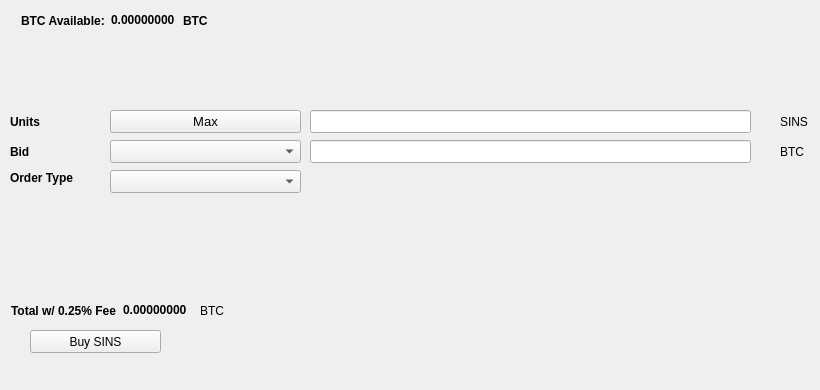
   <widget class="QWidget" name="BuyTab">
    <attribute name="title">
     <string>Buy</string>
    </attribute>
    <widget class="QPushButton" name="BuySINS">
     <property name="geometry">
      <rect>
       <x>30</x>
       <y>330</y>
       <width>131</width>
       <height>23</height>
      </rect>
     </property>
     <property name="text">
      <string>Buy SINS</string>
     </property>
     <property name="icon">
      <iconset resource="../Dashlite.qrc">
       <normaloff>:/icons/bitcoin</normaloff>:/icons/bitcoin</iconset>
     </property>
    </widget>
    <widget class="QLabel" name="label_3">
     <property name="geometry">
      <rect>
       <x>10</x>
       <y>110</y>
       <width>46</width>
       <height>23</height>
      </rect>
     </property>
     <property name="font">
      <font>
       <weight>75</weight>
       <bold>true</bold>
      </font>
     </property>
     <property name="text">
      <string>Units</string>
     </property>
    </widget>
    <widget class="QLineEdit" name="UnitsInput">
     <property name="geometry">
      <rect>
       <x>310</x>
       <y>110</y>
       <width>441</width>
       <height>23</height>
      </rect>
     </property>
     <property name="font">
      <font>
       <pointsize>9</pointsize>
       <weight>75</weight>
       <bold>true</bold>
      </font>
     </property>
    </widget>
    <widget class="QLineEdit" name="BuyBidPriceEdit">
     <property name="geometry">
      <rect>
       <x>310</x>
       <y>140</y>
       <width>441</width>
       <height>23</height>
      </rect>
     </property>
     <property name="font">
      <font>
       <pointsize>9</pointsize>
       <weight>75</weight>
       <bold>true</bold>
      </font>
     </property>
    </widget>
    <widget class="QLabel" name="label_4">
     <property name="geometry">
      <rect>
       <x>780</x>
       <y>110</y>
       <width>31</width>
       <height>23</height>
      </rect>
     </property>
     <property name="text">
      <string>SINS</string>
     </property>
    </widget>
    <widget class="QLabel" name="label_5">
     <property name="geometry">
      <rect>
       <x>780</x>
       <y>140</y>
       <width>31</width>
       <height>23</height>
      </rect>
     </property>
     <property name="text">
      <string>BTC</string>
     </property>
    </widget>
    <widget class="QLabel" name="label_6">
     <property name="geometry">
      <rect>
       <x>10</x>
       <y>140</y>
       <width>46</width>
       <height>23</height>
      </rect>
     </property>
     <property name="font">
      <font>
       <weight>75</weight>
       <bold>true</bold>
      </font>
     </property>
     <property name="text">
      <string>Bid</string>
     </property>
    </widget>
    <widget class="QLabel" name="label_7">
     <property name="geometry">
      <rect>
       <x>10</x>
       <y>170</y>
       <width>91</width>
       <height>16</height>
      </rect>
     </property>
     <property name="font">
      <font>
       <weight>75</weight>
       <bold>true</bold>
      </font>
     </property>
     <property name="text">
      <string>Order Type</string>
     </property>
    </widget>
    <widget class="QPushButton" name="Buy_Max_Amount">
     <property name="geometry">
      <rect>
       <x>110</x>
       <y>110</y>
       <width>191</width>
       <height>23</height>
      </rect>
     </property>
     <property name="font">
      <font>
       <pointsize>10</pointsize>
      </font>
     </property>
     <property name="text">
      <string>Max</string>
     </property>
    </widget>
    <widget class="QComboBox" name="BuyBidcomboBox">
     <property name="geometry">
      <rect>
       <x>110</x>
       <y>140</y>
       <width>191</width>
       <height>23</height>
      </rect>
     </property>
     <property name="font">
      <font>
       <pointsize>10</pointsize>
      </font>
     </property>
    </widget>
    <widget class="QComboBox" name="buyOrdertypeCombo">
     <property name="geometry">
      <rect>
       <x>110</x>
       <y>170</y>
       <width>191</width>
       <height>23</height>
      </rect>
     </property>
     <property name="font">
      <font>
       <pointsize>10</pointsize>
      </font>
     </property>
    </widget>
    <widget class="QWidget" name="layoutWidget1">
     <property name="geometry">
      <rect>
       <x>21</x>
       <y>11</y>
       <width>227</width>
       <height>19</height>
      </rect>
     </property>
     <layout class="QHBoxLayout" name="horizontalLayout_3">
      <item>
       <widget class="QLabel" name="label232">
        <property name="font">
         <font>
          <weight>75</weight>
          <bold>true</bold>
         </font>
        </property>
        <property name="text">
         <string>BTC Available:</string>
        </property>
       </widget>
      </item>
      <item>
       <widget class="QLabel" name="BtcAvailableLbl">
        <property name="palette">
         <palette>
          <active>
           <colorrole role="WindowText">
            <brush brushstyle="SolidPattern">
             <color alpha="255">
              <red>0</red>
              <green>0</green>
              <blue>0</blue>
             </color>
            </brush>
           </colorrole>
           <colorrole role="Button">
            <brush brushstyle="SolidPattern">
             <color alpha="255">
              <red>0</red>
              <green>170</green>
              <blue>0</blue>
             </color>
            </brush>
           </colorrole>
           <colorrole role="Light">
            <brush brushstyle="SolidPattern">
             <color alpha="255">
              <red>0</red>
              <green>255</green>
              <blue>0</blue>
             </color>
            </brush>
           </colorrole>
           <colorrole role="Midlight">
            <brush brushstyle="SolidPattern">
             <color alpha="255">
              <red>0</red>
              <green>212</green>
              <blue>0</blue>
             </color>
            </brush>
           </colorrole>
           <colorrole role="Dark">
            <brush brushstyle="SolidPattern">
             <color alpha="255">
              <red>0</red>
              <green>85</green>
              <blue>0</blue>
             </color>
            </brush>
           </colorrole>
           <colorrole role="Mid">
            <brush brushstyle="SolidPattern">
             <color alpha="255">
              <red>0</red>
              <green>113</green>
              <blue>0</blue>
             </color>
            </brush>
           </colorrole>
           <colorrole role="Text">
            <brush brushstyle="SolidPattern">
             <color alpha="255">
              <red>0</red>
              <green>170</green>
              <blue>0</blue>
             </color>
            </brush>
           </colorrole>
           <colorrole role="BrightText">
            <brush brushstyle="SolidPattern">
             <color alpha="255">
              <red>255</red>
              <green>255</green>
              <blue>255</blue>
             </color>
            </brush>
           </colorrole>
           <colorrole role="ButtonText">
            <brush brushstyle="SolidPattern">
             <color alpha="255">
              <red>0</red>
              <green>0</green>
              <blue>0</blue>
             </color>
            </brush>
           </colorrole>
           <colorrole role="Base">
            <brush brushstyle="SolidPattern">
             <color alpha="255">
              <red>255</red>
              <green>255</green>
              <blue>255</blue>
             </color>
            </brush>
           </colorrole>
           <colorrole role="Window">
            <brush brushstyle="SolidPattern">
             <color alpha="255">
              <red>0</red>
              <green>170</green>
              <blue>0</blue>
             </color>
            </brush>
           </colorrole>
           <colorrole role="Shadow">
            <brush brushstyle="SolidPattern">
             <color alpha="255">
              <red>0</red>
              <green>0</green>
              <blue>0</blue>
             </color>
            </brush>
           </colorrole>
           <colorrole role="AlternateBase">
            <brush brushstyle="SolidPattern">
             <color alpha="255">
              <red>127</red>
              <green>212</green>
              <blue>127</blue>
             </color>
            </brush>
           </colorrole>
           <colorrole role="ToolTipBase">
            <brush brushstyle="SolidPattern">
             <color alpha="255">
              <red>255</red>
              <green>255</green>
              <blue>220</blue>
             </color>
            </brush>
           </colorrole>
           <colorrole role="ToolTipText">
            <brush brushstyle="SolidPattern">
             <color alpha="255">
              <red>0</red>
              <green>0</green>
              <blue>0</blue>
             </color>
            </brush>
           </colorrole>
          </active>
          <inactive>
           <colorrole role="WindowText">
            <brush brushstyle="SolidPattern">
             <color alpha="255">
              <red>0</red>
              <green>0</green>
              <blue>0</blue>
             </color>
            </brush>
           </colorrole>
           <colorrole role="Button">
            <brush brushstyle="SolidPattern">
             <color alpha="255">
              <red>0</red>
              <green>170</green>
              <blue>0</blue>
             </color>
            </brush>
           </colorrole>
           <colorrole role="Light">
            <brush brushstyle="SolidPattern">
             <color alpha="255">
              <red>0</red>
              <green>255</green>
              <blue>0</blue>
             </color>
            </brush>
           </colorrole>
           <colorrole role="Midlight">
            <brush brushstyle="SolidPattern">
             <color alpha="255">
              <red>0</red>
              <green>212</green>
              <blue>0</blue>
             </color>
            </brush>
           </colorrole>
           <colorrole role="Dark">
            <brush brushstyle="SolidPattern">
             <color alpha="255">
              <red>0</red>
              <green>85</green>
              <blue>0</blue>
             </color>
            </brush>
           </colorrole>
           <colorrole role="Mid">
            <brush brushstyle="SolidPattern">
             <color alpha="255">
              <red>0</red>
              <green>113</green>
              <blue>0</blue>
             </color>
            </brush>
           </colorrole>
           <colorrole role="Text">
            <brush brushstyle="SolidPattern">
             <color alpha="255">
              <red>0</red>
              <green>170</green>
              <blue>0</blue>
             </color>
            </brush>
           </colorrole>
           <colorrole role="BrightText">
            <brush brushstyle="SolidPattern">
             <color alpha="255">
              <red>255</red>
              <green>255</green>
              <blue>255</blue>
             </color>
            </brush>
           </colorrole>
           <colorrole role="ButtonText">
            <brush brushstyle="SolidPattern">
             <color alpha="255">
              <red>0</red>
              <green>0</green>
              <blue>0</blue>
             </color>
            </brush>
           </colorrole>
           <colorrole role="Base">
            <brush brushstyle="SolidPattern">
             <color alpha="255">
              <red>255</red>
              <green>255</green>
              <blue>255</blue>
             </color>
            </brush>
           </colorrole>
           <colorrole role="Window">
            <brush brushstyle="SolidPattern">
             <color alpha="255">
              <red>0</red>
              <green>170</green>
              <blue>0</blue>
             </color>
            </brush>
           </colorrole>
           <colorrole role="Shadow">
            <brush brushstyle="SolidPattern">
             <color alpha="255">
              <red>0</red>
              <green>0</green>
              <blue>0</blue>
             </color>
            </brush>
           </colorrole>
           <colorrole role="AlternateBase">
            <brush brushstyle="SolidPattern">
             <color alpha="255">
              <red>127</red>
              <green>212</green>
              <blue>127</blue>
             </color>
            </brush>
           </colorrole>
           <colorrole role="ToolTipBase">
            <brush brushstyle="SolidPattern">
             <color alpha="255">
              <red>255</red>
              <green>255</green>
              <blue>220</blue>
             </color>
            </brush>
           </colorrole>
           <colorrole role="ToolTipText">
            <brush brushstyle="SolidPattern">
             <color alpha="255">
              <red>0</red>
              <green>0</green>
              <blue>0</blue>
             </color>
            </brush>
           </colorrole>
          </inactive>
          <disabled>
           <colorrole role="WindowText">
            <brush brushstyle="SolidPattern">
             <color alpha="255">
              <red>0</red>
              <green>85</green>
              <blue>0</blue>
             </color>
            </brush>
           </colorrole>
           <colorrole role="Button">
            <brush brushstyle="SolidPattern">
             <color alpha="255">
              <red>0</red>
              <green>170</green>
              <blue>0</blue>
             </color>
            </brush>
           </colorrole>
           <colorrole role="Light">
            <brush brushstyle="SolidPattern">
             <color alpha="255">
              <red>0</red>
              <green>255</green>
              <blue>0</blue>
             </color>
            </brush>
           </colorrole>
           <colorrole role="Midlight">
            <brush brushstyle="SolidPattern">
             <color alpha="255">
              <red>0</red>
              <green>212</green>
              <blue>0</blue>
             </color>
            </brush>
           </colorrole>
           <colorrole role="Dark">
            <brush brushstyle="SolidPattern">
             <color alpha="255">
              <red>0</red>
              <green>85</green>
              <blue>0</blue>
             </color>
            </brush>
           </colorrole>
           <colorrole role="Mid">
            <brush brushstyle="SolidPattern">
             <color alpha="255">
              <red>0</red>
              <green>113</green>
              <blue>0</blue>
             </color>
            </brush>
           </colorrole>
           <colorrole role="Text">
            <brush brushstyle="SolidPattern">
             <color alpha="255">
              <red>0</red>
              <green>85</green>
              <blue>0</blue>
             </color>
            </brush>
           </colorrole>
           <colorrole role="BrightText">
            <brush brushstyle="SolidPattern">
             <color alpha="255">
              <red>255</red>
              <green>255</green>
              <blue>255</blue>
             </color>
            </brush>
           </colorrole>
           <colorrole role="ButtonText">
            <brush brushstyle="SolidPattern">
             <color alpha="255">
              <red>0</red>
              <green>85</green>
              <blue>0</blue>
             </color>
            </brush>
           </colorrole>
           <colorrole role="Base">
            <brush brushstyle="SolidPattern">
             <color alpha="255">
              <red>0</red>
              <green>170</green>
              <blue>0</blue>
             </color>
            </brush>
           </colorrole>
           <colorrole role="Window">
            <brush brushstyle="SolidPattern">
             <color alpha="255">
              <red>0</red>
              <green>170</green>
              <blue>0</blue>
             </color>
            </brush>
           </colorrole>
           <colorrole role="Shadow">
            <brush brushstyle="SolidPattern">
             <color alpha="255">
              <red>0</red>
              <green>0</green>
              <blue>0</blue>
             </color>
            </brush>
           </colorrole>
           <colorrole role="AlternateBase">
            <brush brushstyle="SolidPattern">
             <color alpha="255">
              <red>0</red>
              <green>170</green>
              <blue>0</blue>
             </color>
            </brush>
           </colorrole>
           <colorrole role="ToolTipBase">
            <brush brushstyle="SolidPattern">
             <color alpha="255">
              <red>255</red>
              <green>255</green>
              <blue>220</blue>
             </color>
            </brush>
           </colorrole>
           <colorrole role="ToolTipText">
            <brush brushstyle="SolidPattern">
             <color alpha="255">
              <red>0</red>
              <green>0</green>
              <blue>0</blue>
             </color>
            </brush>
           </colorrole>
          </disabled>
         </palette>
        </property>
        <property name="font">
         <font>
          <weight>75</weight>
          <bold>true</bold>
         </font>
        </property>
        <property name="text">
         <string>0.00000000</string>
        </property>
        <property name="textInteractionFlags">
         <set>Qt::LinksAccessibleByMouse|Qt::TextSelectableByKeyboard|Qt::TextSelectableByMouse</set>
        </property>
       </widget>
      </item>
      <item>
       <widget class="QLabel" name="BtcAvailableLbl_2">
        <property name="font">
         <font>
          <weight>75</weight>
          <bold>true</bold>
         </font>
        </property>
        <property name="text">
         <string>BTC</string>
        </property>
       </widget>
      </item>
     </layout>
    </widget>
    <widget class="QWidget" name="layoutWidge2">
     <property name="geometry">
      <rect>
       <x>11</x>
       <y>301</y>
       <width>259</width>
       <height>19</height>
      </rect>
     </property>
     <layout class="QHBoxLayout" name="horizontalLayout_4">
      <item>
       <widget class="QLabel" name="label_9">
        <property name="font">
         <font>
          <weight>75</weight>
          <bold>true</bold>
         </font>
        </property>
        <property name="text">
         <string>Total w/ 0.25% Fee</string>
        </property>
       </widget>
      </item>
      <item>
       <widget class="QLabel" name="BuyCostLabel">
        <property name="palette">
         <palette>
          <active>
           <colorrole role="WindowText">
            <brush brushstyle="SolidPattern">
             <color alpha="255">
              <red>0</red>
              <green>0</green>
              <blue>0</blue>
             </color>
            </brush>
           </colorrole>
           <colorrole role="Button">
            <brush brushstyle="SolidPattern">
             <color alpha="255">
              <red>0</red>
              <green>170</green>
              <blue>0</blue>
             </color>
            </brush>
           </colorrole>
           <colorrole role="Light">
            <brush brushstyle="SolidPattern">
             <color alpha="255">
              <red>0</red>
              <green>255</green>
              <blue>0</blue>
             </color>
            </brush>
           </colorrole>
           <colorrole role="Midlight">
            <brush brushstyle="SolidPattern">
             <color alpha="255">
              <red>0</red>
              <green>212</green>
              <blue>0</blue>
             </color>
            </brush>
           </colorrole>
           <colorrole role="Dark">
            <brush brushstyle="SolidPattern">
             <color alpha="255">
              <red>0</red>
              <green>85</green>
              <blue>0</blue>
             </color>
            </brush>
           </colorrole>
           <colorrole role="Mid">
            <brush brushstyle="SolidPattern">
             <color alpha="255">
              <red>0</red>
              <green>113</green>
              <blue>0</blue>
             </color>
            </brush>
           </colorrole>
           <colorrole role="Text">
            <brush brushstyle="SolidPattern">
             <color alpha="255">
              <red>0</red>
              <green>170</green>
              <blue>0</blue>
             </color>
            </brush>
           </colorrole>
           <colorrole role="BrightText">
            <brush brushstyle="SolidPattern">
             <color alpha="255">
              <red>255</red>
              <green>255</green>
              <blue>255</blue>
             </color>
            </brush>
           </colorrole>
           <colorrole role="ButtonText">
            <brush brushstyle="SolidPattern">
             <color alpha="255">
              <red>0</red>
              <green>0</green>
              <blue>0</blue>
             </color>
            </brush>
           </colorrole>
           <colorrole role="Base">
            <brush brushstyle="SolidPattern">
             <color alpha="255">
              <red>255</red>
              <green>255</green>
              <blue>255</blue>
             </color>
            </brush>
           </colorrole>
           <colorrole role="Window">
            <brush brushstyle="SolidPattern">
             <color alpha="255">
              <red>0</red>
              <green>170</green>
              <blue>0</blue>
             </color>
            </brush>
           </colorrole>
           <colorrole role="Shadow">
            <brush brushstyle="SolidPattern">
             <color alpha="255">
              <red>0</red>
              <green>0</green>
              <blue>0</blue>
             </color>
            </brush>
           </colorrole>
           <colorrole role="AlternateBase">
            <brush brushstyle="SolidPattern">
             <color alpha="255">
              <red>127</red>
              <green>212</green>
              <blue>127</blue>
             </color>
            </brush>
           </colorrole>
           <colorrole role="ToolTipBase">
            <brush brushstyle="SolidPattern">
             <color alpha="255">
              <red>255</red>
              <green>255</green>
              <blue>220</blue>
             </color>
            </brush>
           </colorrole>
           <colorrole role="ToolTipText">
            <brush brushstyle="SolidPattern">
             <color alpha="255">
              <red>0</red>
              <green>0</green>
              <blue>0</blue>
             </color>
            </brush>
           </colorrole>
          </active>
          <inactive>
           <colorrole role="WindowText">
            <brush brushstyle="SolidPattern">
             <color alpha="255">
              <red>0</red>
              <green>0</green>
              <blue>0</blue>
             </color>
            </brush>
           </colorrole>
           <colorrole role="Button">
            <brush brushstyle="SolidPattern">
             <color alpha="255">
              <red>0</red>
              <green>170</green>
              <blue>0</blue>
             </color>
            </brush>
           </colorrole>
           <colorrole role="Light">
            <brush brushstyle="SolidPattern">
             <color alpha="255">
              <red>0</red>
              <green>255</green>
              <blue>0</blue>
             </color>
            </brush>
           </colorrole>
           <colorrole role="Midlight">
            <brush brushstyle="SolidPattern">
             <color alpha="255">
              <red>0</red>
              <green>212</green>
              <blue>0</blue>
             </color>
            </brush>
           </colorrole>
           <colorrole role="Dark">
            <brush brushstyle="SolidPattern">
             <color alpha="255">
              <red>0</red>
              <green>85</green>
              <blue>0</blue>
             </color>
            </brush>
           </colorrole>
           <colorrole role="Mid">
            <brush brushstyle="SolidPattern">
             <color alpha="255">
              <red>0</red>
              <green>113</green>
              <blue>0</blue>
             </color>
            </brush>
           </colorrole>
           <colorrole role="Text">
            <brush brushstyle="SolidPattern">
             <color alpha="255">
              <red>0</red>
              <green>170</green>
              <blue>0</blue>
             </color>
            </brush>
           </colorrole>
           <colorrole role="BrightText">
            <brush brushstyle="SolidPattern">
             <color alpha="255">
              <red>255</red>
              <green>255</green>
              <blue>255</blue>
             </color>
            </brush>
           </colorrole>
           <colorrole role="ButtonText">
            <brush brushstyle="SolidPattern">
             <color alpha="255">
              <red>0</red>
              <green>0</green>
              <blue>0</blue>
             </color>
            </brush>
           </colorrole>
           <colorrole role="Base">
            <brush brushstyle="SolidPattern">
             <color alpha="255">
              <red>255</red>
              <green>255</green>
              <blue>255</blue>
             </color>
            </brush>
           </colorrole>
           <colorrole role="Window">
            <brush brushstyle="SolidPattern">
             <color alpha="255">
              <red>0</red>
              <green>170</green>
              <blue>0</blue>
             </color>
            </brush>
           </colorrole>
           <colorrole role="Shadow">
            <brush brushstyle="SolidPattern">
             <color alpha="255">
              <red>0</red>
              <green>0</green>
              <blue>0</blue>
             </color>
            </brush>
           </colorrole>
           <colorrole role="AlternateBase">
            <brush brushstyle="SolidPattern">
             <color alpha="255">
              <red>127</red>
              <green>212</green>
              <blue>127</blue>
             </color>
            </brush>
           </colorrole>
           <colorrole role="ToolTipBase">
            <brush brushstyle="SolidPattern">
             <color alpha="255">
              <red>255</red>
              <green>255</green>
              <blue>220</blue>
             </color>
            </brush>
           </colorrole>
           <colorrole role="ToolTipText">
            <brush brushstyle="SolidPattern">
             <color alpha="255">
              <red>0</red>
              <green>0</green>
              <blue>0</blue>
             </color>
            </brush>
           </colorrole>
          </inactive>
          <disabled>
           <colorrole role="WindowText">
            <brush brushstyle="SolidPattern">
             <color alpha="255">
              <red>0</red>
              <green>85</green>
              <blue>0</blue>
             </color>
            </brush>
           </colorrole>
           <colorrole role="Button">
            <brush brushstyle="SolidPattern">
             <color alpha="255">
              <red>0</red>
              <green>170</green>
              <blue>0</blue>
             </color>
            </brush>
           </colorrole>
           <colorrole role="Light">
            <brush brushstyle="SolidPattern">
             <color alpha="255">
              <red>0</red>
              <green>255</green>
              <blue>0</blue>
             </color>
            </brush>
           </colorrole>
           <colorrole role="Midlight">
            <brush brushstyle="SolidPattern">
             <color alpha="255">
              <red>0</red>
              <green>212</green>
              <blue>0</blue>
             </color>
            </brush>
           </colorrole>
           <colorrole role="Dark">
            <brush brushstyle="SolidPattern">
             <color alpha="255">
              <red>0</red>
              <green>85</green>
              <blue>0</blue>
             </color>
            </brush>
           </colorrole>
           <colorrole role="Mid">
            <brush brushstyle="SolidPattern">
             <color alpha="255">
              <red>0</red>
              <green>113</green>
              <blue>0</blue>
             </color>
            </brush>
           </colorrole>
           <colorrole role="Text">
            <brush brushstyle="SolidPattern">
             <color alpha="255">
              <red>0</red>
              <green>85</green>
              <blue>0</blue>
             </color>
            </brush>
           </colorrole>
           <colorrole role="BrightText">
            <brush brushstyle="SolidPattern">
             <color alpha="255">
              <red>255</red>
              <green>255</green>
              <blue>255</blue>
             </color>
            </brush>
           </colorrole>
           <colorrole role="ButtonText">
            <brush brushstyle="SolidPattern">
             <color alpha="255">
              <red>0</red>
              <green>85</green>
              <blue>0</blue>
             </color>
            </brush>
           </colorrole>
           <colorrole role="Base">
            <brush brushstyle="SolidPattern">
             <color alpha="255">
              <red>0</red>
              <green>170</green>
              <blue>0</blue>
             </color>
            </brush>
           </colorrole>
           <colorrole role="Window">
            <brush brushstyle="SolidPattern">
             <color alpha="255">
              <red>0</red>
              <green>170</green>
              <blue>0</blue>
             </color>
            </brush>
           </colorrole>
           <colorrole role="Shadow">
            <brush brushstyle="SolidPattern">
             <color alpha="255">
              <red>0</red>
              <green>0</green>
              <blue>0</blue>
             </color>
            </brush>
           </colorrole>
           <colorrole role="AlternateBase">
            <brush brushstyle="SolidPattern">
             <color alpha="255">
              <red>0</red>
              <green>170</green>
              <blue>0</blue>
             </color>
            </brush>
           </colorrole>
           <colorrole role="ToolTipBase">
            <brush brushstyle="SolidPattern">
             <color alpha="255">
              <red>255</red>
              <green>255</green>
              <blue>220</blue>
             </color>
            </brush>
           </colorrole>
           <colorrole role="ToolTipText">
            <brush brushstyle="SolidPattern">
             <color alpha="255">
              <red>0</red>
              <green>0</green>
              <blue>0</blue>
             </color>
            </brush>
           </colorrole>
          </disabled>
         </palette>
        </property>
        <property name="font">
         <font>
          <weight>75</weight>
          <bold>true</bold>
         </font>
        </property>
        <property name="autoFillBackground">
         <bool>false</bool>
        </property>
        <property name="text">
         <string>0.00000000</string>
        </property>
        <property name="textInteractionFlags">
         <set>Qt::LinksAccessibleByMouse|Qt::TextSelectableByMouse</set>
        </property>
       </widget>
      </item>
      <item>
       <widget class="QLabel" name="label_10">
        <property name="font">
         <font>
          <weight>50</weight>
          <bold>false</bold>
         </font>
        </property>
        <property name="text">
         <string>BTC</string>
        </property>
       </widget>
      </item>
     </layout>
    </widget>
    <widget class="QLabel" name="label_24">
     <property name="geometry">
      <rect>
       <x>460</x>
       <y>300</y>
       <width>281</width>
       <height>81</height>
      </rect>
     </property>
     <property name="text">
      <string/>
     </property>
     <property name="pixmap">
      <pixmap>:/images/bittrex</pixmap>
     </property>
    </widget>
   </widget>
